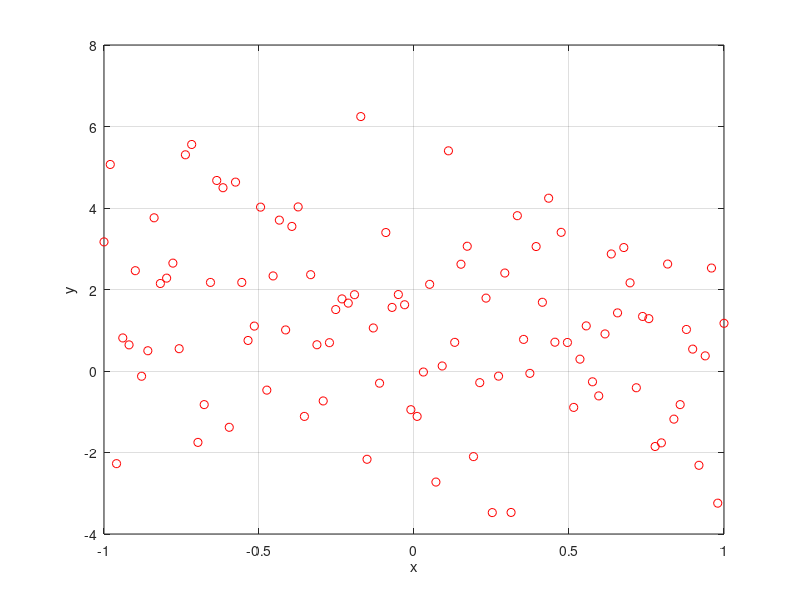
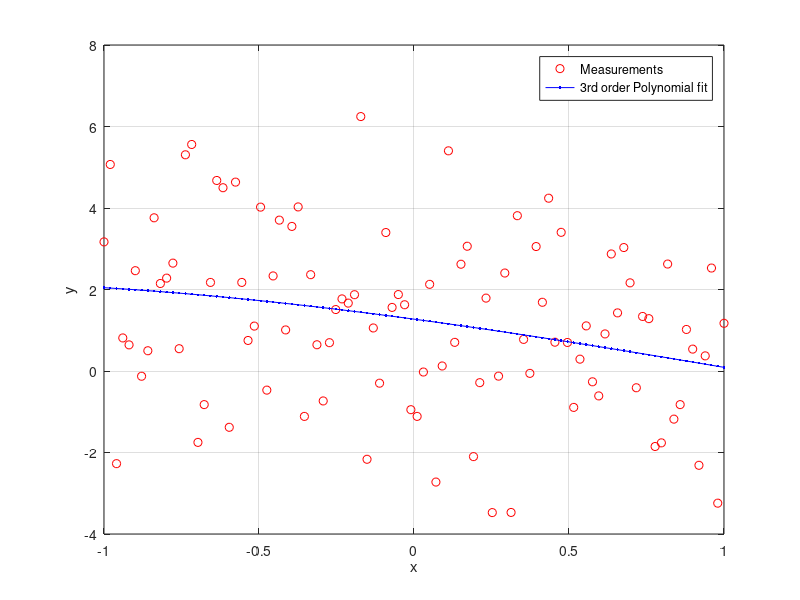
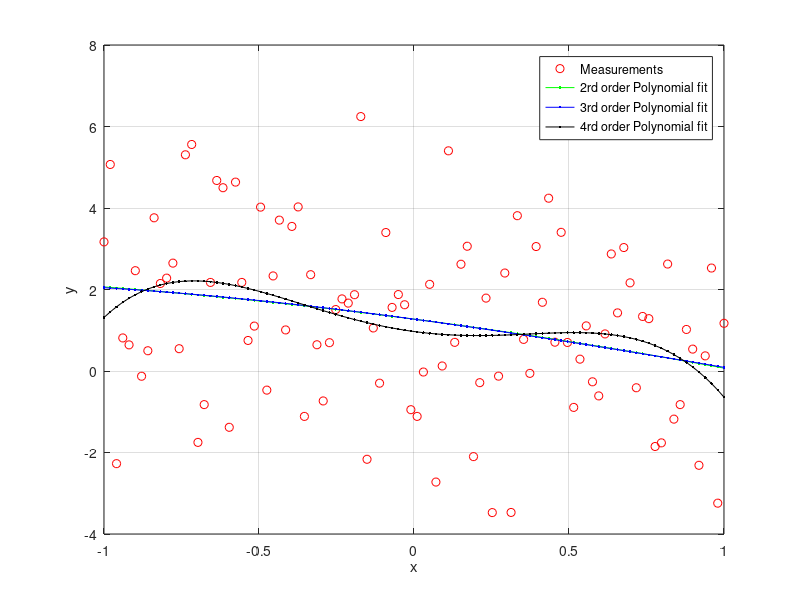

The MATLAB script that drew these images, in order:
close all
clear all

% run script with f5

N = 100; % number of samples
x = linspace(-1,1,N)'; % N equally spaced points between -1 and 1
% transpose to obtain a column vector of dimansion Nx1
% check with size(x)
s = 2; % standard deviation
y = 0.4*x.^3 +x.^2 -1.5*x +1 +s*randn(N,1); % noisy samples of polynomial realtionship

figure(1)
plot(x,y,'ro')
grid on
xlabel('x')
ylabel('y')


% question b
A = [x.^3 x.^2 x ones(N,1)]; % A is a Nx4 matrix 
size(A)
% We want to solve the system A*theta = y
theta = inv(A'*A)*A'*y % least square estimate
% theta is a 4x1 vector
yest = A*theta; % reconstructed y points using estimated coefficients

figure(2)
plot(x,y,'ro')
hold on
plot(x,yest,'b.-')
hold off
grid on
xlabel('x')
ylabel('y')
legend('Measurements','3rd order Polynomial fit')

% question e
A2 = [x.^2 x ones(N,1)]; % A2 is now a Nx3 matrix 
theta2 = inv(A2'*A2)*A2'*y % least square estimate
% theta is now a 3x1 vector
yest2 = A2*theta2; % reconstructed y points using 2nd order fit

A4 = [x.^4 x.^3 x.^2 x ones(N,1)]; % A4 is now a Nx5 matrix 
theta4 = inv(A4'*A4)*A4'*y % least square estimate
% theta is now a 5x1 vector
yest4 = A4*theta4; % reconstructed y points using 4th order fit

figure(3)
plot(x,y,'ro')
hold on
plot(x,yest2,'g.-')
plot(x,yest,'b.-')
plot(x,yest4,'k.-')
hold off
grid on
xlabel('x')
ylabel('y')
legend('Measurements','2rd order Polynomial fit','3rd order Polynomial fit','4rd order Polynomial fit')



